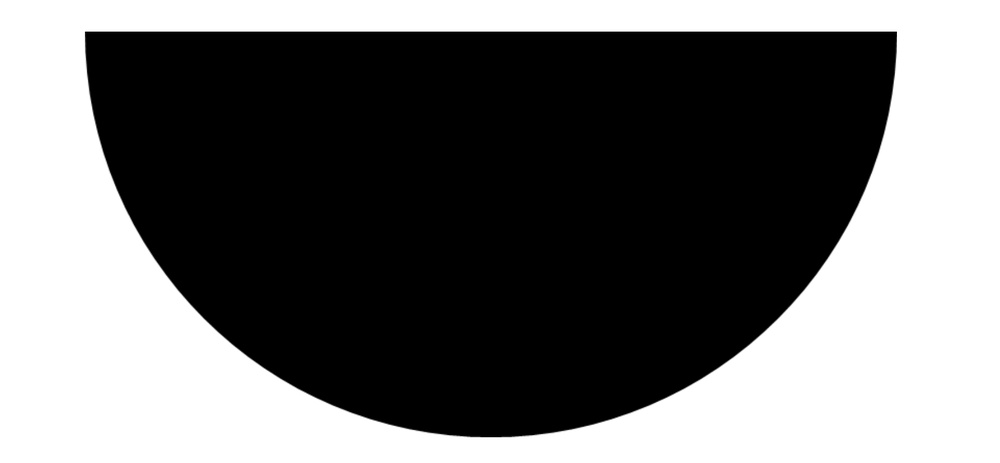
#> input picture images/perfect1.jpg, 1000 x 463 px, shrunk from 1707 x 791 before the run
$ python 'curve_decrete _perfect.py'
#> lines starting #> are read from the running program, lines starting #| are printed output that depends on the picture; after the words box and inside, x2 and y2 are one past the last pixel; in counts of white or black regions, pixels touching at a corner belong together; long printed decimals are rounded
import numpy as np
import cv2
import pandas as pd
import matplotlib
import matplotlib.pyplot as plt
from skimage import morphology
from scipy import ndimage
plt.rcParams['font.sans-serif'] = ['Microsoft YaHei']
matplotlib.use(backend='Qt5Agg')

img_path = './images/perfect1.jpg'  # 1200万像素
img = cv2.imread(img_path)
#> img is the input picture: shape (463, 1000, 3); min 0, max 255, mean 112.5
gray = cv2.cvtColor(img, cv2.COLOR_RGB2GRAY)
# gray = cv2.GaussianBlur(gray,(5,5),0)
ret, BW = cv2.threshold(gray, 100, 1, cv2.THRESH_BINARY)
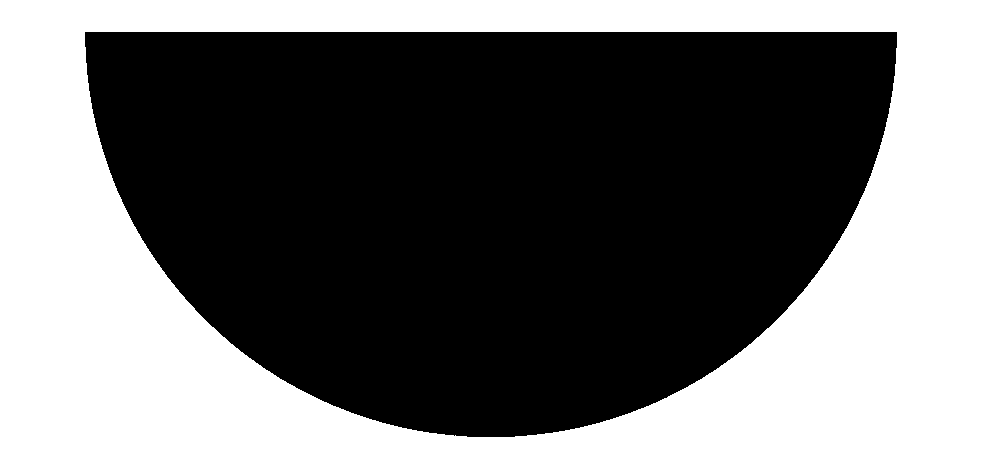
#> BW: shape (463, 1000); values 0 (black) and 1 (white), 44.2% white; 1 white region, box (x1, y1, x2, y2) and area: (0, 0, 1000, 463) 204728
BW = (BW==0).astype(np.uint8)
#> BW: shape (463, 1000); values 0 (black) and 1 (white), 55.8% white; 1 black region

# 提取边缘方法二
# contours, hierarchy = cv2.findContours(BW,cv2.RETR_EXTERNAL,cv2.CHAIN_APPROX_SIMPLE) # CHAIN_APPROX_NONE
contours, hierarchy = cv2.findContours(BW, cv2.RETR_EXTERNAL,cv2.CHAIN_APPROX_NONE)
#> contours = 1 contour; box (x1, y1, x2, y2) and area: (85, 32, 897, 437) 257293
px = np.array(contours[0][:, :, 0]).squeeze()  # W
#> px = 1956 values, max 896 at index 1130, min 85 at index 0, mean 490.5
py = np.array(contours[0][:, :, 1]).squeeze()  # H
#> py = 1956 values, max 436 at index 549, min 32 at index 0, mean 181.5
# 提取比例因子
factor = 2/(max(px) - min(px))
#> factor = 0.00247


df = pd.DataFrame({'x': px, 'y': py})
#> df = table of 1956 rows and 2 columns
# df = df[df['y']>=20]
df = df.groupby(['x']).max()
#> df = table of 812 rows and 1 columns
df.index.name = 'index'
df['x'] = df.index
df['z'] = df['y'].rolling(50, axis=0, min_periods=None, center=True).mean()
df['y'] = df['z']
df = df.dropna(axis=0, how='any')
#> df = table of 763 rows and 3 columns
df.sort_values('x', ascending=True, inplace=True)
px = np.array(df['x'])
#> px = 763 values from 110 to 872
py = np.array(df['y'])
#> py = 763 values, max 436 at index 380, min 161.8 at index 0, mean 362.8
print("最大像素点为{}，最小像素点为{}，共有像素点为{}".format(max(px),min(px),len(px)))
#| 最大像素点为872，最小像素点为110，共有像素点为763

# [16 lines of commented-out code are left out]
px = px * factor
#> px = 763 values from 0.271 to 2.15
py = py * factor
#> py = 763 values, max 1.08 at index 380, min 0.399 at index 0, mean 0.895

# [11 lines of commented-out code are left out]
delta = 20
corner = np.zeros(len(px)-delta)
#> corner = 743 values from 0 to 0
for i in range(len(px)-delta):
    slope = (py[i]-py[i+delta])/(px[i]-px[i+delta])
    corner[i] = np.arctan(slope)
#> this loop made 743 passes
#> slope on passes 1 to 3: 2.57, 2.49, 2.43
#> after the loop, corner = 743 values, max 1.2 at index 0, min -1.2 at index 742, mean 5.66e-05
plt.figure()
plt.plot(range(len(corner)),corner, color='blue', marker='o',  linewidth=0.5, markersize=5)
plt.show()
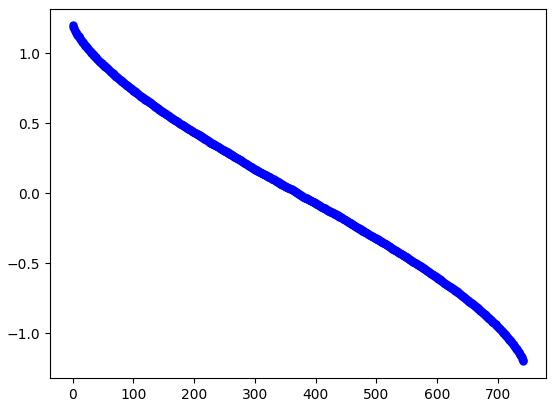
#> figure drawn by matplotlib, 1 panel; curve peaks at x = 0, y = 1.2
plt.close()

# 计算曲率
delta = 200
K = np.zeros(len(px))
#> K = 763 values from 0 to 0
for i in range(delta,len(px)-delta):
    n1 = (px[i]-px[i-delta],py[i]-py[i-delta])
    n2 = (-px[i]+px[i+delta],-py[i]+py[i+delta])
    L = np.sqrt((px[i+delta]-px[i-delta])**2 + (py[i+delta]-py[i-delta])**2)
    H = np.abs(n1[0]*n2[1]-n1[1]*n2[0])/L
    K[i] = 2 * H / (H**2 + (L/2)**2)
#> this loop made 363 passes
#> (n1, n2, L, H) on passes 1 to 3: ((0.493, 0.571), (0.493, 0.104), 1.2, 0.193), ((0.493, 0.563), (0.493, 0.103), 1.19, 0.191), ((0.493, 0.556), (0.493, 0.101), 1.19, 0.189)
#> after the loop, K = 763 values, max 1 at index 382, min 0 at index 0, mean 0.473

K = K[delta:len(px)-delta]
#> K = 363 values, max 1 at index 182, min 0.977 at index 0, mean 0.994
# print('曲率误差为{}和{}'.format(((max(K)-0.31)/0.31),((min(K)-0.31)/0.31)))
print('曲率误差为{}和{}'.format(((max(K)-1)/1),((min(K)-1)/1)))
#| 曲率误差为0.0007603196605800999和-0.02251
t = np.array(range(len(K)))
#> t = 363 values from 0 to 362
plt.figure()
plt.plot(t, K, color='blue', marker='o',  linewidth=0.5, markersize=5)
plt.show()
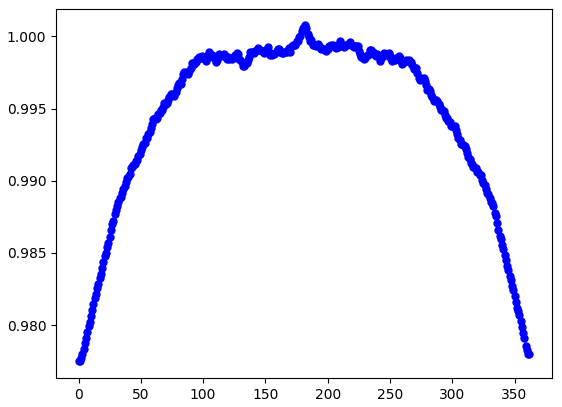
#> figure drawn by matplotlib, 1 panel; curve peaks at x = 182, y = 1

$ run again, with images/perfect2.jpg copied over images/perfect1.jpg
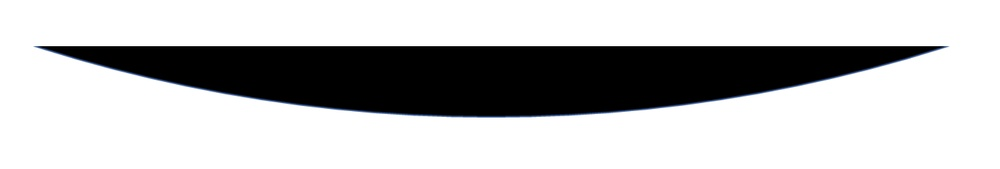
#> input picture images/perfect2.jpg, 1000 x 169 px, shrunk from 1707 x 289 before the run
#> img is the input picture: shape (169, 1000, 3); mean B, G, R 189.8, 189.4, 189.1
#> `ret, BW = cv2.threshold(gray, 100, 1, cv2.THRESH_BINARY)`:
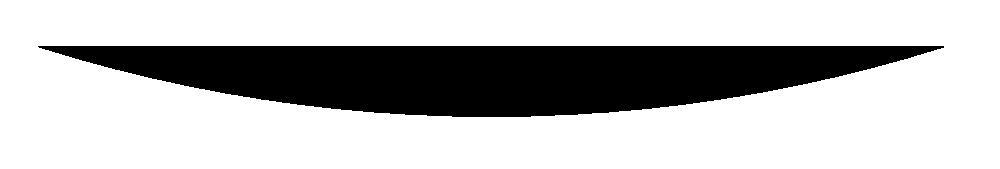
#> BW: shape (169, 1000); values 0 (black) and 1 (white), 74.3% white; 1 black region, box (x1, y1, x2, y2) and area: (38, 46, 944, 117) 43503
#> contours = 1 contour; box (x1, y1, x2, y2) and area: (38, 46, 944, 117) 42596
#> `px = np.array(contours[0][:, :, 0]).squeeze()`: px = 1811 values, max 943 at index 905, min 38 at index 0, mean 490.7
#> `py = np.array(contours[0][:, :, 1]).squeeze()`: py = 1811 values, max 116 at index 414, min 46 at index 0, mean 69.52
#> factor = 0.00221
#> `df = pd.DataFrame({'x': px, 'y': py})`: df = table of 1811 rows and 2 columns
#> `df = df.groupby(['x']).max()`: df = table of 906 rows and 1 columns
#> `df = df.dropna(axis=0, how='any')`: df = table of 857 rows and 3 columns
#> `px = np.array(df['x'])`: px = 857 values from 63 to 919
#> `py = np.array(df['y'])`: py = 857 values, max 116 at index 414, min 53.78 at index 0, mean 95.4
#| 最大像素点为919，最小像素点为63，共有像素点为857
#> `px = px * factor`: px = 857 values from 0.139 to 2.03
#> `py = py * factor`: py = 857 values, max 0.256 at index 414, min 0.119 at index 0, mean 0.211
#> `corner = np.zeros(len(px)-delta)`: corner = 837 values from 0 to 0
#> the loop `for i in range(len(px)-delta):` made 837 passes
#> slope on passes 1 to 3: 0.289, 0.289, 0.289
#> after the loop `for i in range(len(px)-delta):`: corner = 837 values, max 0.281 at index 0, min -0.281 at index 835, mean 0.000239
#> `K = np.zeros(len(px))`: K = 857 values from 0 to 0
#> the loop `for i in range(delta,len(px)-delta):` made 457 passes
#> (n1, n2, L, H) on passes 1 to 3: ((0.442, 0.099), (0.442, 0.0379), 0.895, 0.0302), ((0.442, 0.0987), (0.442, 0.0376), 0.894, 0.0302), ((0.442, 0.0983), (0.442, 0.0373), 0.894, 0.0301)
#> after the loop `for i in range(delta,len(px)-delta):`: K = 857 values, max 0.302 at index 414, min 0 at index 0, mean 0.16
#> `K = K[delta:len(px)-delta]`: K = 457 values, max 0.302 at index 214, min 0.296 at index 293, mean 0.3
#| 曲率误差为-0.6975513429128952和-0.7037
#> t = 457 values from 0 to 456
#> `plt.show()`:
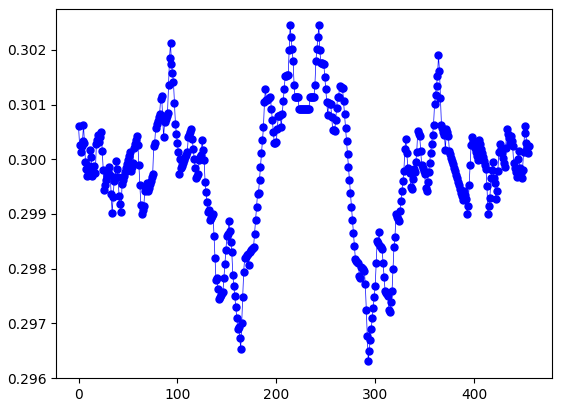
#> figure drawn by matplotlib, 1 panel; curve peaks at x = 214, y = 0.302
